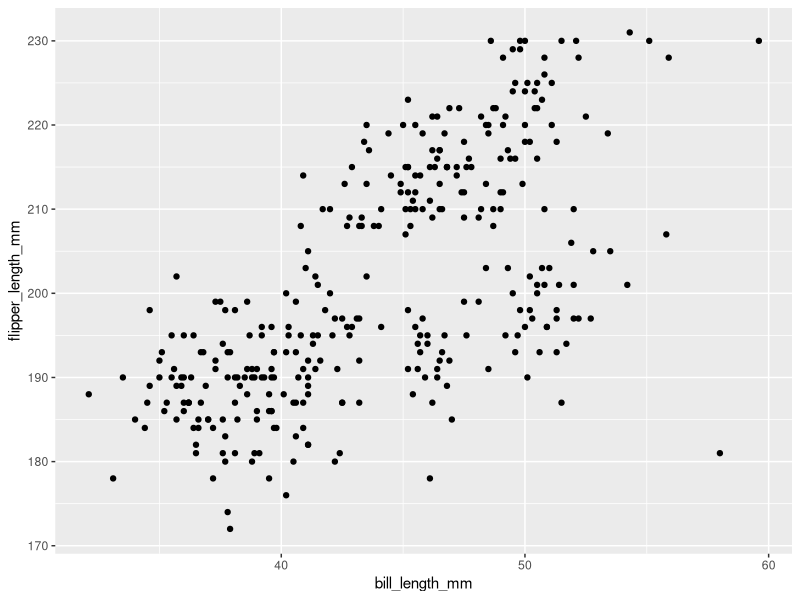
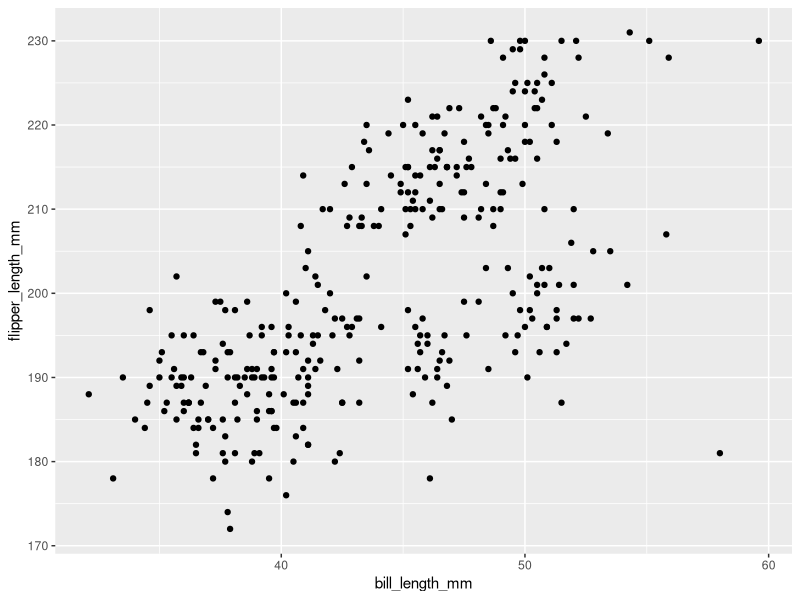
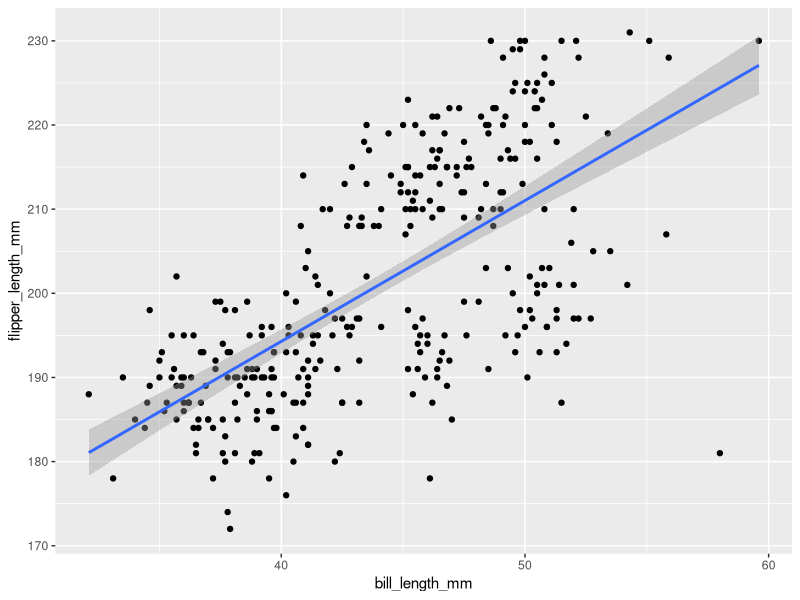
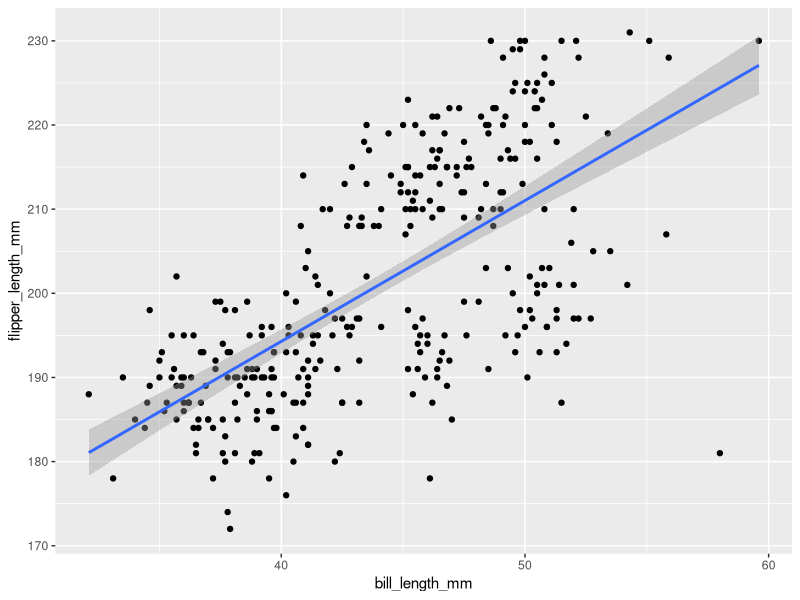
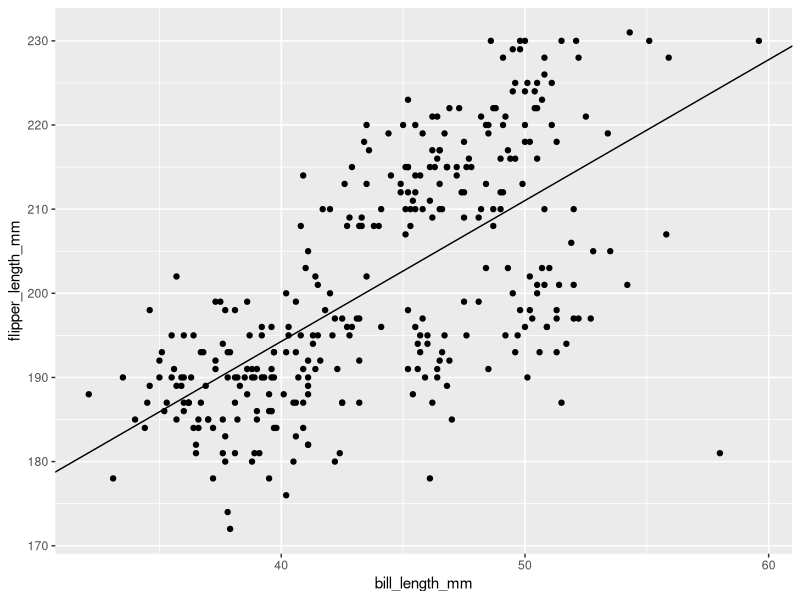
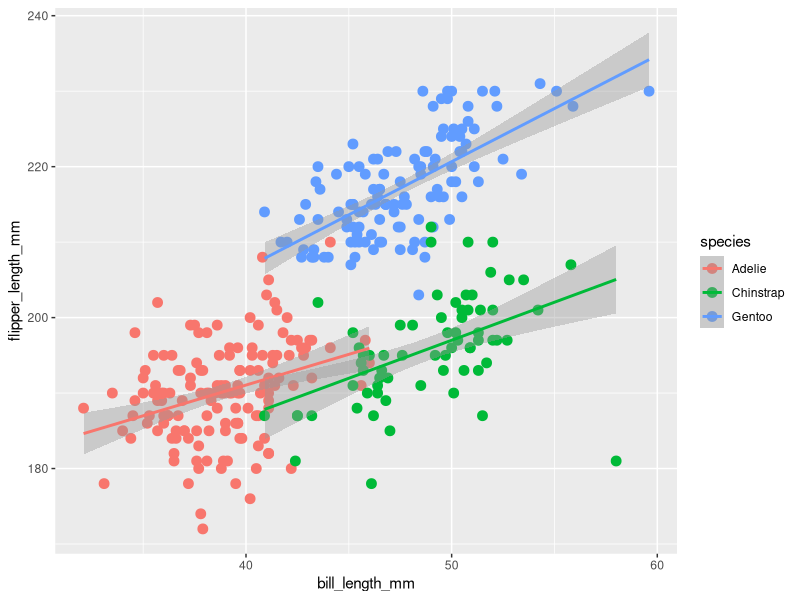
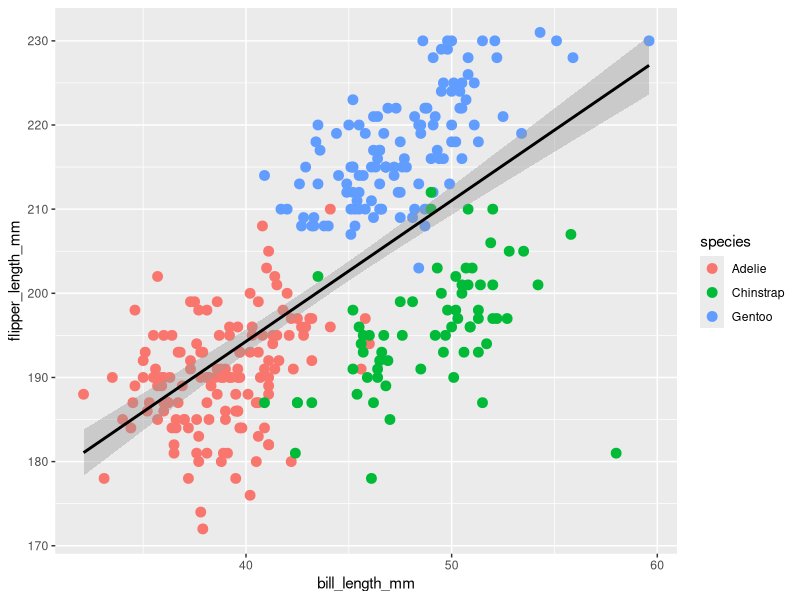
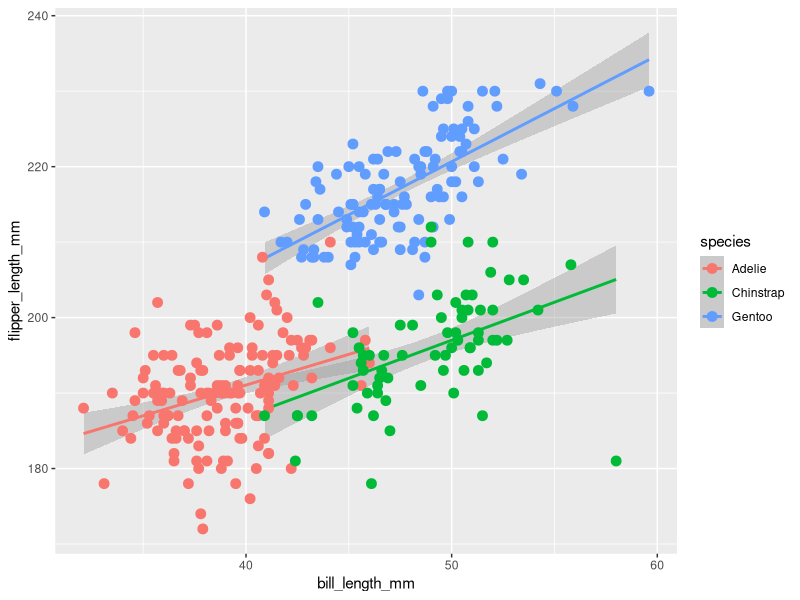

These charts were generated, in order, by the following R code:
## ---- chunk 1
library(tidyverse)
library(palmerpenguins)
penguins
## ---- chunk 2
# global mappings
ggplot(data = drop_na(penguins),
       aes(x = bill_length_mm, 
           y = flipper_length_mm)) +
  geom_point()

# local mappings
ggplot(data = drop_na(penguins)) +
  geom_point(
    aes(x = bill_length_mm, 
        y = flipper_length_mm)) 
## ---- chunk 3
ggplot(data = drop_na(penguins),
       aes(x = bill_length_mm, 
           y = flipper_length_mm)) +
  geom_point() +
  geom_smooth(method = "lm", formula = y ~ x)

ggplot(data = drop_na(penguins)) +
  geom_point(aes(x = bill_length_mm, 
                 y = flipper_length_mm))  +
  geom_smooth(aes(x = bill_length_mm, 
                  y = flipper_length_mm),
              method = "lm", formula = y ~ x)


model <- lm(flipper_length_mm ~ bill_length_mm,
            data = drop_na(penguins))
ggplot(data = drop_na(penguins),
       aes(x = bill_length_mm, 
           y = flipper_length_mm)) +
  geom_point() +
  geom_abline(intercept = coef(model)[1],
              slope = coef(model)[2])
## ---- chunk 4
# global mappings
ggplot(data = drop_na(penguins),
       aes(x = bill_length_mm, 
           y = flipper_length_mm,
           color = species)) +
  geom_point(size = 3) +
  geom_smooth(method = "lm", formula = 'y ~ x')

# global and local mappings
ggplot(data = drop_na(penguins),
       aes(x = bill_length_mm, 
           y = flipper_length_mm)) +
  geom_point(size=3, aes(color = species)) +
  geom_smooth(method = "lm",
              color = "black", formula = 'y ~ x')
## ---- chunk 5
# global mappings
ggplot(data = drop_na(penguins),
       aes(x = bill_length_mm, 
           y = flipper_length_mm,
           color = species)) +
  geom_smooth(method = "lm", formula = 'y ~ x') +
  geom_point(size = 3)

# global and local mappings
ggplot(data = drop_na(penguins),
       aes(x = bill_length_mm, 
           y = flipper_length_mm)) +
  geom_smooth(method = "lm",
              color = "black", formula = 'y ~ x') +
  geom_point(size=3, aes(color = species))
## ---- chunk 6
ggplot(data = drop_na(penguins),
       mapping = aes(x = bill_length_mm, 
                     y = flipper_length_mm,
                     color = species)) +
  geom_point() +
  labs(
    title = "Bill and flipper length",
    subtitle = "Positive relation",
    x = "Bill length (mm)",
    y = "Flipper length (mm)")
## ---- chunk 7
ggplot(data = drop_na(penguins),
       mapping = aes(x = bill_length_mm, y = flipper_length_mm, color = species)) +
  geom_point() +
  facet_wrap(~ species)

ggplot(data = drop_na(penguins),
       mapping = aes(x = bill_length_mm, y = flipper_length_mm, color = species)) +
  geom_point() +
  facet_wrap(~ species, nrow = 2)



ggplot(data = drop_na(penguins),
       mapping = aes(x = bill_length_mm, y = flipper_length_mm, color = species)) +
  geom_point() +
  facet_grid(. ~ species)  # facet_grid(cols = vars(species))

ggplot(data = drop_na(penguins),
       mapping = aes(x = bill_length_mm, y = flipper_length_mm, color = species)) +
  geom_point() +
  facet_grid(species ~ .)  # facet_grid(rows = vars(species))

ggplot(data = drop_na(penguins),
       mapping = aes(x = bill_length_mm, y = flipper_length_mm, color = species)) +
  geom_point() +
  facet_grid(species ~ island)
## ---- chunk 8
ggplot(data = drop_na(penguins),
       mapping = aes(x = bill_length_mm, 
                     y = flipper_length_mm,
                     color = species)) +
  geom_point() +
  theme_classic()
## ---- chunk 9
ggplot(data = drop_na(penguins),
       mapping = aes(x = bill_length_mm, 
                     y = flipper_length_mm,
                     color = species)) +
  geom_point(size = 3) +
  scale_x_continuous(limits = c(0, 60)) +
  scale_y_continuous(limits = c(160, 240))

ggplot(data = drop_na(penguins),
       mapping = aes(x = bill_length_mm, 
                     y = flipper_length_mm,
                     color = species)) +
  geom_point(size = 3) +
  scale_color_manual(
    values = c("orange", "magenta", "turquoise"))


## ---- chunk 10
big_males <- penguins |> 
  filter(sex == "male") |> 
  group_by(species) |> 
  slice_max(body_mass_g)
big_males

ggplot(
  data = filter(penguins, sex == "male"),
  aes(x = bill_length_mm,
      y = flipper_length_mm,
      color = species)) +
  geom_point(size = 2, alpha = 0.5) +
  geom_point(
    data = big_males,
    size = 4) +
  theme_minimal()
